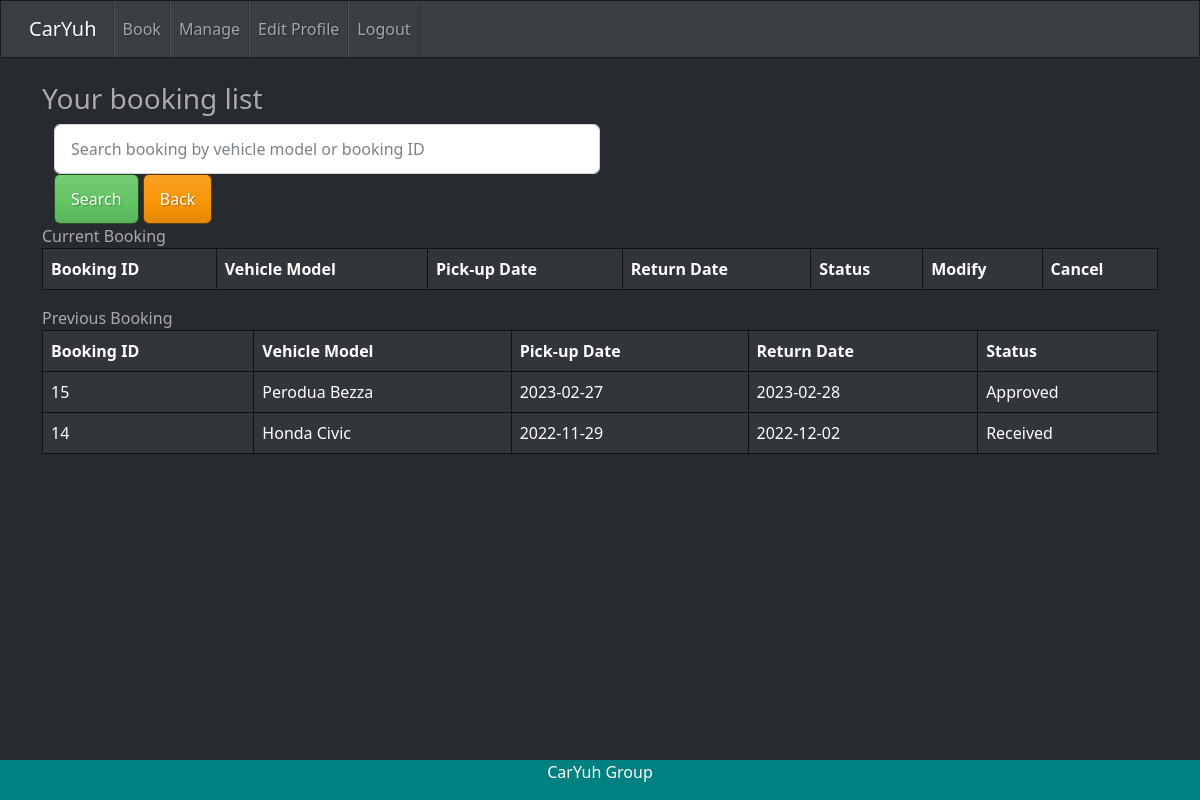
The app's page /customermanage.php (signed in) with its own data.
### tables this page shows
CREATE TABLE `tb_booking` (
  `b_id` int(11) NOT NULL,
  `b_customer` varchar(15) NOT NULL,
  `b_vehicle` varchar(10) NOT NULL,
  `b_pdate` date NOT NULL,
  `b_rdate` date NOT NULL,
  `b_total` float NOT NULL,
  `b_status` int(5) NOT NULL
);

CREATE TABLE `tb_vehicle` (
  `v_reg` varchar(10) NOT NULL,
  `v_type` varchar(10) NOT NULL,
  `v_model` varchar(15) NOT NULL,
  `v_year` int(4) NOT NULL,
  `v_price` float NOT NULL
);

CREATE TABLE `tb_status` (
  `s_id` int(5) NOT NULL,
  `s_desc` varchar(20) NOT NULL
);

### customermanage.php (the view, shortened to what this page needs)
<?php
include ('dbconnect.php');
include 'headercustomer.php';
$uid = $_SESSION['uid'];
$currentDate = date("Y-m-d");
$sql1 = "SELECT * FROM tb_booking
      LEFT JOIN tb_vehicle ON tb_booking.b_vehicle = tb_vehicle.v_reg
      LEFT JOIN tb_status ON tb_booking.b_status = tb_status.s_id
      WHERE b_customer = '$uid'and b_rdate <'$currentDate'";
  $result1 = mysqli_query($con, $sql1);
?>
<div class="container">
  <br><h3>Your booking list</h3>
 <section class="container-fluid" >
  <div class="col-sm-6">
  <form method="post">
    <div class="form-group">
      <input type="text" class="form-control" name="search" placeholder="Search booking by vehicle model or booking ID">
    </div>
    <button type="submit" name="search" class="btn btn-success">Search</button>
    <button type="submit" name="back" class="btn btn-warning">Back</button>
</div>
</section>
<div class="table-responsive">
  <label>Current Booking</label>
  <table class="table table-bordered">
    <thead>
      <tr>
        <th>Booking ID</th>
        <th>Vehicle Model</th>
        <th>Pick-up Date</th>
        <th>Return Date</th>
        <th>Status</th>
        <th>Modify</th>
        <th>Cancel</th>
      </tr>
    </thead>
  </table>
</div>
<div class="table-responsive">
  <label>Previous Booking</label>
  <table class="table table-bordered">
    <thead>
      <tr>
        <th>Booking ID</th>
        <th>Vehicle Model</th>
        <th>Pick-up Date</th>
        <th>Return Date</th>
        <th>Status</th>
      </tr>
    </thead>
    <tbody>
      <?php while($row1 = mysqli_fetch_array($result1)): ?>
        <tr>
          <td><?php echo $row1['b_id']; ?></td>
          <td><?php echo $row1['v_model']; ?></td>
          <td><?php echo $row1['b_pdate']; ?></td>
          <td><?php echo $row1['b_rdate']; ?></td>
          <td><?php echo $row1['s_desc']; ?></td>
        </tr>
      <?php endwhile; ?>
    </tbody>
  </table>
</div>
</div>
<?php include 'footermain.php'; ?>

### records on screen
tb_booking: b_id "15", b_vehicle.v_model "Perodua Bezza", b_pdate "2023-02-27", b_rdate "2023-02-28", b_status.s_desc "Approved"
tb_booking: b_id "14", b_vehicle.v_model "Honda Civic", b_pdate "2022-11-29", b_rdate "2022-12-02", b_status.s_desc "Received"
